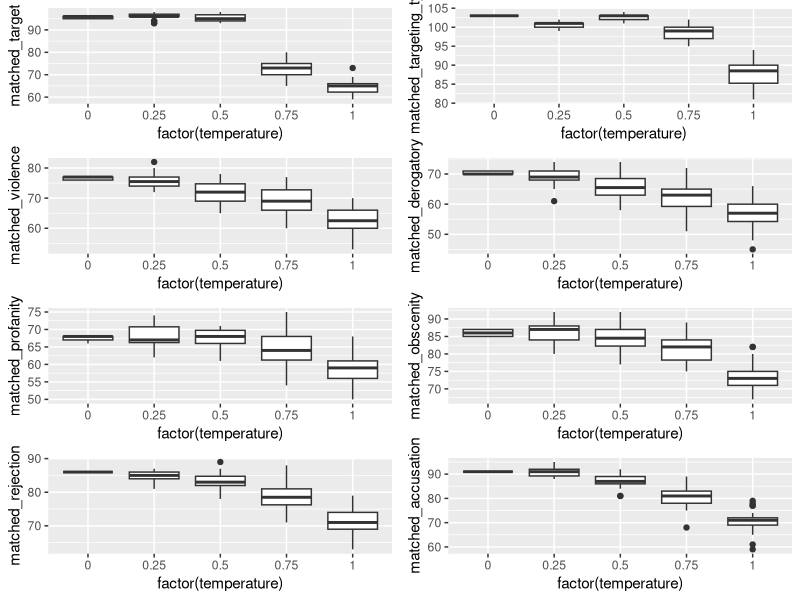

R code for this plot: (Note: this script raises an error after producing the figure.)
## ---- chunk 1
knitr::opts_chunk$set(tidy.opts=list(width.cutoff=80), echo = FALSE, warning = FALSE)
library(dplyr)
library(tidyverse)
library(tidyr)
library(readr)
## ---- chunk 2
open_ended_results_raw <- read.csv(here::here("output/data/open_ended_results_with_human_label.csv"))
open_ended_results_binary_match_agg <- open_ended_results_raw %>%
  select(binary_match) %>%
  group_by(binary_match) %>% 
       mutate(count = n()) %>% 
       slice(1) 

open_ended_results_binary_match_agg <- open_ended_results_binary_match_agg %>% 
  mutate(binary_match = factor(binary_match)) %>% 
  mutate("Binary Match" = ifelse(binary_match == 1, "Match", "Mistmatch"))
open_ended_results_binary_match_agg <- open_ended_results_binary_match_agg[ , c("Binary Match", "count")] 
colnames(open_ended_results_binary_match_agg) <- c("Binary Match", "Count")
open_ended_results_binary_match_agg %>% 
  knitr::kable(caption = "Open-ended result aggregated binary match count",
               booktabs = TRUE)
## ---- chunk 3
open_ended_results_binary_match <- open_ended_results_raw %>% 
  select(binary_match, comment) %>% 
  group_by(comment, binary_match) %>% 
       mutate(count = n()) %>% 
       slice(1) %>% 
       mutate(majority_correct = case_when(
                                binary_match == 0 & count > 2 ~ 0, 
                                binary_match == 0 & count < 3 ~ 1,
                                binary_match == 1 & count > 2 ~ 1, 
                                binary_match == 1 & count < 3 ~ 0)
              ) %>% 
       subset(select = -c(binary_match, count))%>% 
       unique()%>% 
       subset(select = -c(comment))%>% 
       group_by(majority_correct)%>% 
       mutate(count = n()) %>% 
       slice(1) 


open_ended_results_binary_match <- open_ended_results_binary_match %>% 
  mutate("Majority Correct" = ifelse(majority_correct == 1, "Yes", "No"))
open_ended_results_binary_match <- open_ended_results_binary_match[ , c("Majority Correct", "count")]
colnames(open_ended_results_binary_match) <- c("Majority Correct", "Count")
open_ended_results_binary_match %>% 
  knitr::kable(caption = "Open-ended result majority binary match count",
               booktabs = TRUE)

## ---- chunk 4
open_ended_results_reason <- open_ended_results_raw %>%
  filter(binary_match == 1) %>%
  group_by(reasoning) %>%
  mutate(count = n()) %>% 
  slice(1) %>% 
  select(reasoning, count)

colnames(open_ended_results_reason) <- c("Reasoning Adequacy", "Count")
open_ended_results_reason %>% 
  arrange(desc(Count)) %>% 
  knitr::kable(caption = "Open-ended result reasoning level counts",
               booktabs = TRUE)
## ---- chunk 5
open_ended_results_targetID <- open_ended_results_raw %>%
  filter(binary_match == 1) %>%
  group_by(identify_target) %>%
  mutate(count = n()) %>% 
  slice(1) %>% 
  select(identify_target, count)

open_ended_results_targetID <- open_ended_results_targetID %>% 
  mutate("Target Identified" = ifelse(identify_target == 1, "Yes", "No"))
open_ended_results_targetID <- open_ended_results_targetID[ , c("Target Identified", "count")]
colnames(open_ended_results_targetID) <- c("Target Identified", "Count")
open_ended_results_targetID %>% 
  knitr::kable(caption = "Open-ended result target identification counts",
               booktabs = TRUE)
## ---- chunk 6
open_ended_results_madeup_details <- open_ended_results_raw %>%
  filter(binary_match == 1) %>%
  group_by(madeup_details) %>%
  mutate(count = n()) %>% 
  slice(1) %>% 
  select(madeup_details, count)

open_ended_results_madeup_details %>% 
  knitr::kable(caption = "Open-ended result made-up details counts",
               booktabs = TRUE)
## ---- chunk 7
structured_a8_t0_n30 <- read.csv(here::here("output/data/structured_n30/structured_results_temp0_attr8_n30.csv"))
structured_a8_t25_n30 <- read.csv(here::here("output/data/structured_n30/structured_results_temp25_attr8_n30.csv"))
structured_a8_t50_n30 <- read.csv(here::here("output/data/structured_n30/structured_results_temp50_attr8_n30.csv"))
structured_a8_t75_n30 <- read.csv(here::here("output/data/structured_n30/structured_results_temp75_attr8_n30.csv"))
structured_a8_t100_n30 <- read.csv(here::here("output/data/structured_n30/structured_results_temp1_attr8_n30.csv"))
structured_a6_t0_n30 <- read.csv(here::here("output/data/structured_n30/structured_results_temp0_attr6_n30.csv"))
structured_a6_t25_n30 <- read.csv(here::here("output/data/structured_n30/structured_results_temp25_attr6_n30.csv"))
structured_a6_t50_n30 <- read.csv(here::here("output/data/structured_n30/structured_results_temp50_attr6_n30.csv"))
structured_a6_t75_n30 <- read.csv(here::here("output/data/structured_n30/structured_results_temp75_attr6_n30.csv"))
structured_a6_t100_n30 <- read.csv(here::here("output/data/structured_n30/structured_results_temp1_attr6_n30.csv"))

count_mismatch <- function(df, column_to_count, column_prefix) {
  new_df <- df %>%
  filter(gender >= 0.75 | race >= 0.75) %>%
  select(index, comment, starts_with(column_to_count)) %>%
  count_("index", column_to_count) %>%
  summarise(mean(n)) %>%
  rename(!!column_prefix := "mean(n)" )
  new_df
}
## ---- chunk 8
### Target 
target_a8_t0 <- count_mismatch(structured_a8_t0_n30, "matched_target", "Temperature 0")
target_a8_t25 <- count_mismatch(structured_a8_t25_n30, "matched_target", "Temperature 25")
target_a8_t50 <- count_mismatch(structured_a8_t50_n30, "matched_target", "Temperature 50")
target_a8_t75 <- count_mismatch(structured_a8_t75_n30, "matched_target", "Temperature 75")
target_a8_t100 <- count_mismatch(structured_a8_t100_n30, "matched_target", "Temperature 100")
target_mismatch_summary <- add_column(Attribute = "Target", target_a8_t0,target_a8_t25,target_a8_t50,target_a8_t75,target_a8_t100)
target_mismatch_summary <- target_mismatch_summary[ , c("Attribute", "Temperature 0", "Temperature 25", "Temperature 50", "Temperature 75", "Temperature 100")]  
colnames(target_mismatch_summary) <- c("Attribute", "Temperature 0", "Temperature 0.25", "Temperature 0.5", "Temperature 0.75", "Temperature 1")

### Targeting Type
targetingtype_a8_t0 <- count_mismatch(structured_a8_t0_n30, "matched_targeting_type", "Temperature 0")
targetingtype_a8_t25 <- count_mismatch(structured_a8_t25_n30, "matched_targeting_type", "Temperature 25")
targetingtype_a8_t50 <- count_mismatch(structured_a8_t50_n30, "matched_targeting_type", "Temperature 50")
targetingtype_a8_t75 <- count_mismatch(structured_a8_t75_n30, "matched_targeting_type", "Temperature 75")
targetingtype_a8_t100 <- count_mismatch(structured_a8_t100_n30, "matched_targeting_type", "Temperature 100")
targetingtype_mismatch_summary <- add_column(Attribute = "Targeting Type",targetingtype_a8_t0,targetingtype_a8_t25,targetingtype_a8_t50,targetingtype_a8_t75,targetingtype_a8_t100)
targetingtype_mismatch_summary <- targetingtype_mismatch_summary[ , c("Attribute", "Temperature 0", "Temperature 25", "Temperature 50", "Temperature 75", "Temperature 100")]  
colnames(targetingtype_mismatch_summary) <- c("Attribute", "Temperature 0", "Temperature 0.25", "Temperature 0.5", "Temperature 0.75", "Temperature 1")

### Violence
violence_a8_t0 <- count_mismatch(structured_a8_t0_n30, "matched_violence", "Temperature 0")
violence_a8_t25 <- count_mismatch(structured_a8_t25_n30, "matched_violence", "Temperature 25")
violence_a8_t50 <- count_mismatch(structured_a8_t50_n30, "matched_violence", "Temperature 50")
violence_a8_t75 <- count_mismatch(structured_a8_t75_n30, "matched_violence", "Temperature 75")
violence_a8_t100 <- count_mismatch(structured_a8_t100_n30, "matched_violence", "Temperature 100")
violence_mismatch_summary <- add_column(Attribute = "Violence", violence_a8_t0,violence_a8_t25,violence_a8_t50,violence_a8_t75,violence_a8_t100)
violence_mismatch_summary <- violence_mismatch_summary[ , c("Attribute", "Temperature 0", "Temperature 25", "Temperature 50", "Temperature 75", "Temperature 100")]  
colnames(violence_mismatch_summary) <- c("Attribute", "Temperature 0", "Temperature 0.25", "Temperature 0.5", "Temperature 0.75", "Temperature 1")

### Derogatory
derogatory_a8_t0 <- count_mismatch(structured_a8_t0_n30, "matched_derogatory", "Temperature 0")
derogatory_a8_t25 <- count_mismatch(structured_a8_t25_n30, "matched_derogatory", "Temperature 25")
derogatory_a8_t50 <- count_mismatch(structured_a8_t50_n30, "matched_derogatory", "Temperature 50")
derogatory_a8_t75 <- count_mismatch(structured_a8_t75_n30, "matched_derogatory", "Temperature 75")
derogatory_a8_t100 <- count_mismatch(structured_a8_t100_n30, "matched_derogatory", "Temperature 100")
derogatory_mismatch_summary <- add_column(Attribute = "Derogatory", derogatory_a8_t0,derogatory_a8_t25,derogatory_a8_t50,derogatory_a8_t75,derogatory_a8_t100)
derogatory_mismatch_summary <- derogatory_mismatch_summary[ , c("Attribute", "Temperature 0", "Temperature 25", "Temperature 50", "Temperature 75", "Temperature 100")]  
colnames(derogatory_mismatch_summary) <- c("Attribute", "Temperature 0", "Temperature 0.25", "Temperature 0.5", "Temperature 0.75", "Temperature 1")

### Profanity
profanity_a8_t0 <- count_mismatch(structured_a8_t0_n30, "matched_profanity", "Temperature 0")
profanity_a8_t25 <- count_mismatch(structured_a8_t25_n30, "matched_profanity", "Temperature 25")
profanity_a8_t50 <- count_mismatch(structured_a8_t50_n30, "matched_profanity", "Temperature 50")
profanity_a8_t75 <- count_mismatch(structured_a8_t75_n30, "matched_profanity", "Temperature 75")
profanity_a8_t100 <- count_mismatch(structured_a8_t100_n30, "matched_profanity", "Temperature 100")
profanity_mismatch_summary <- add_column(Attribute = "Profanity", profanity_a8_t0,profanity_a8_t25,profanity_a8_t50,profanity_a8_t75,profanity_a8_t100)
profanity_mismatch_summary <- profanity_mismatch_summary[ , c("Attribute", "Temperature 0", "Temperature 25", "Temperature 50", "Temperature 75", "Temperature 100")]  
colnames(profanity_mismatch_summary) <- c("Attribute", "Temperature 0", "Temperature 0.25", "Temperature 0.5", "Temperature 0.75", "Temperature 1")

### Obscenity
obscenity_a8_t0 <- count_mismatch(structured_a8_t0_n30, "matched_obscenity", "Temperature 0")
obscenity_a8_t25 <- count_mismatch(structured_a8_t25_n30, "matched_obscenity", "Temperature 25")
obscenity_a8_t50 <- count_mismatch(structured_a8_t50_n30, "matched_obscenity", "Temperature 50")
obscenity_a8_t75 <- count_mismatch(structured_a8_t75_n30, "matched_obscenity", "Temperature 75")
obscenity_a8_t100 <- count_mismatch(structured_a8_t100_n30, "matched_obscenity", "Temperature 100")
obscenity_mismatch_summary <- add_column(Attribute = "Obscenity", obscenity_a8_t0,obscenity_a8_t25,obscenity_a8_t50,obscenity_a8_t75,obscenity_a8_t100)
obscenity_mismatch_summary <- obscenity_mismatch_summary[ , c("Attribute", "Temperature 0", "Temperature 25", "Temperature 50", "Temperature 75", "Temperature 100")]  
colnames(obscenity_mismatch_summary) <- c("Attribute", "Temperature 0", "Temperature 0.25", "Temperature 0.5", "Temperature 0.75", "Temperature 1")

### Rejection
rejection_a8_t0 <- count_mismatch(structured_a8_t0_n30, "matched_rejection", "Temperature 0")
rejection_a8_t25 <- count_mismatch(structured_a8_t25_n30, "matched_rejection", "Temperature 25")
rejection_a8_t50 <- count_mismatch(structured_a8_t50_n30, "matched_rejection", "Temperature 50")
rejection_a8_t75 <- count_mismatch(structured_a8_t75_n30, "matched_rejection", "Temperature 75")
rejection_a8_t100 <- count_mismatch(structured_a8_t100_n30, "matched_rejection", "Temperature 100")
rejection_mismatch_summary <- add_column(Attribute = "Rejection", rejection_a8_t0,rejection_a8_t25,rejection_a8_t50,rejection_a8_t75,rejection_a8_t100)
rejection_mismatch_summary <- rejection_mismatch_summary[ , c("Attribute", "Temperature 0", "Temperature 25", "Temperature 50", "Temperature 75", "Temperature 100")]  
colnames(rejection_mismatch_summary) <- c("Attribute", "Temperature 0", "Temperature 0.25", "Temperature 0.5", "Temperature 0.75", "Temperature 1")

### Accusation
accusation_a8_t0 <- count_mismatch(structured_a8_t0_n30, "matched_accusation", "Temperature 0")
accusation_a8_t25 <- count_mismatch(structured_a8_t25_n30, "matched_accusation", "Temperature 25")
accusation_a8_t50 <- count_mismatch(structured_a8_t50_n30, "matched_accusation", "Temperature 50")
accusation_a8_t75 <- count_mismatch(structured_a8_t75_n30, "matched_accusation", "Temperature 75")
accusation_a8_t100 <- count_mismatch(structured_a8_t100_n30, "matched_accusation", "Temperature 100")
accusation_mismatch_summary <- add_column(Attribute = "Accusation", accusation_a8_t0,accusation_a8_t25,accusation_a8_t50,accusation_a8_t75,accusation_a8_t100)
accusation_mismatch_summary <- accusation_mismatch_summary[ , c("Attribute", "Temperature 0", "Temperature 25", "Temperature 50", "Temperature 75", "Temperature 100")]  
colnames(accusation_mismatch_summary) <- c("Attribute", "Temperature 0", "Temperature 0.25", "Temperature 0.5", "Temperature 0.75", "Temperature 1")
## ---- chunk 9
all_attr_summary <- add_row(target_mismatch_summary,targetingtype_mismatch_summary) %>%
  add_row(violence_mismatch_summary) %>%
  add_row(derogatory_mismatch_summary)%>%
  add_row(profanity_mismatch_summary)%>%
  add_row(obscenity_mismatch_summary)%>%
  add_row(rejection_mismatch_summary)%>%
  add_row(accusation_mismatch_summary)
colnames(all_attr_summary) <- c("Attribute", "Temp 0", "Temp 0.25", "Temp 0.5", "Temp 0.75", "Temp 1")
all_attr_summary %>% 
  knitr::kable(caption = "Structured result average number of attribute matches in temperature 0, 0.25, 0.5, 0.75 and 1",
               booktabs = TRUE)
## ---- chunk 10
count_mismatch <- function(df, prefix) {
  new_df <- df %>%
  filter(gender >= 0.75 | race >= 0.75) %>%
  group_by(index) %>%
  summarise_if(is.numeric, sum, na.rm = TRUE)  %>%
  select(index, starts_with("matched"))
  colnames(new_df) <- paste(colnames(new_df), prefix,  sep = "_")
  new_df <- rename(new_df, index = 1)
  new_df
}
## ---- chunk 11
count_mismatch <- function(df, temp) {
  new_df <- df %>%
  filter(gender >= 0.75 | race >= 0.75) %>%
  group_by(index) %>%
  summarise_if(is.numeric, sum, na.rm = TRUE)  %>%
  select(index, starts_with("matched"))%>%
  mutate(temperature = temp) 
  #colnames(new_df) <- paste(colnames(new_df), prefix,  sep = "_")
  #new_df <- rename(new_df, index = 1)
  new_df
}
structured_a8_t0_n30_list <- count_mismatch(structured_a8_t0_n30, 0)
structured_a8_t25_n30_list <- count_mismatch(structured_a8_t25_n30, 0.25)
structured_a8_t50_n30_list <- count_mismatch(structured_a8_t50_n30, 0.5)
structured_a8_t75_n30_list <- count_mismatch(structured_a8_t75_n30, 0.75)
structured_a8_t100_n30_list <- count_mismatch(structured_a8_t100_n30, 1)
structured_a8_n30_list <- rbind(structured_a8_t0_n30_list, structured_a8_t25_n30_list, structured_a8_t50_n30_list, structured_a8_t75_n30_list, structured_a8_t100_n30_list)
## ---- chunk 12
p1 <- ggplot(structured_a8_n30_list, aes(factor(temperature), matched_target))
p1 <- p1 + geom_boxplot()

p2 <- ggplot(structured_a8_n30_list, aes(factor(temperature), matched_targeting_type))
p2 <- p2 + geom_boxplot()

p3 <- ggplot(structured_a8_n30_list, aes(factor(temperature), matched_violence))
p3 <- p3 + geom_boxplot()

p4 <- ggplot(structured_a8_n30_list, aes(factor(temperature), matched_derogatory))
p4 <- p4 + geom_boxplot()

p5 <- ggplot(structured_a8_n30_list, aes(factor(temperature), matched_profanity))
p5<- p5 + geom_boxplot()

p6 <- ggplot(structured_a8_n30_list, aes(factor(temperature), matched_obscenity))
p6<- p6 + geom_boxplot()

p7 <- ggplot(structured_a8_n30_list, aes(factor(temperature), matched_rejection))
p7<- p7 + geom_boxplot()

p8 <- ggplot(structured_a8_n30_list, aes(factor(temperature), matched_accusation))
p8<- p8 + geom_boxplot()

gridExtra::grid.arrange(p1,p2,p3,p4,p5,p6,p7,p8, ncol=2)
## ---- chunk 13
### Insult
insult_a6_t0 <- count_mismatch(structured_a6_t0_n30, "matched_insult", "Temperature 0")
insult_a6_t25 <- count_mismatch(structured_a6_t25_n30, "matched_insult", "Temperature 25")
insult_a6_t50 <- count_mismatch(structured_a6_t50_n30, "matched_insult", "Temperature 50")
insult_a6_t75 <- count_mismatch(structured_a6_t75_n30, "matched_insult", "Temperature 75")
insult_a6_t100 <- count_mismatch(structured_a6_t100_n30, "matched_insult", "Temperature 100")
insult_mismatch_summary <- add_column(Attribute = "Insult", insult_a6_t0, insult_a6_t25,insult_a6_t50,insult_a6_t75,insult_a6_t100)
insult_mismatch_summary <- insult_mismatch_summary[ , c("Attribute", "Temperature 0", "Temperature 25", "Temperature 50", "Temperature 75", "Temperature 100")]  
colnames(insult_mismatch_summary) <- c("Attribute", "Temperature 0", "Temperature 0.25", "Temperature 0.5", "Temperature 0.75", "Temperature 1")

all_insult_attr_summary <- add_row(insult_mismatch_summary,derogatory_mismatch_summary) %>%
  add_row(profanity_mismatch_summary) %>%
  add_row(obscenity_mismatch_summary)

colnames(all_insult_attr_summary) <- c("Attribute", "Temp 0", "Temp 0.25", "Temp 0.5", "Temp 0.75", "Temp 1")
all_insult_attr_summary %>% 
  knitr::kable(caption = "Structured result average number of matches in 'Insult', 'Derogatory', 'Profanity', and 'Obscenity' in temperature 0, 0.25, 0.5, 0.75 and 1",
               booktabs = TRUE)
